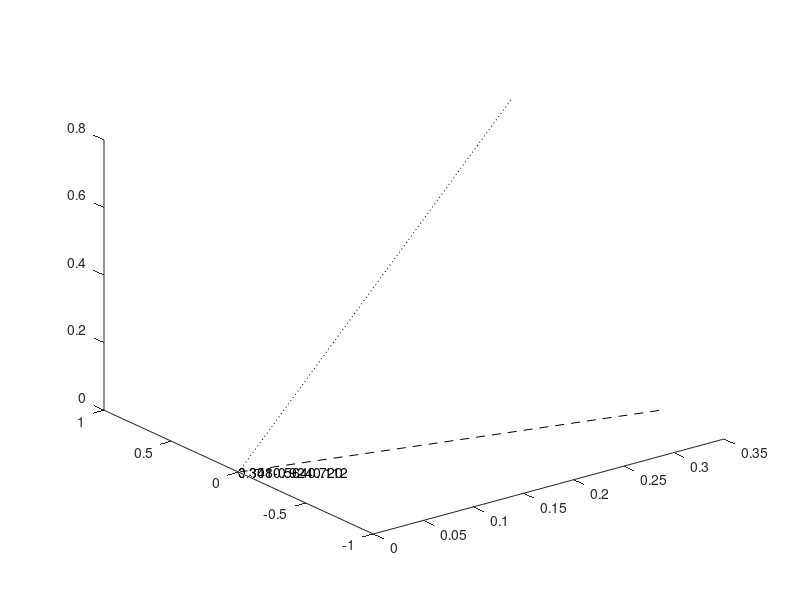

The MATLAB script that drew this image:
u=rand(3,1)*2-1;
plot3(0,0,0,'.k')
axis vis3d
axis off
% generating a random rotation matrix R
[R,Q]=qr(randn(3));
plot3([0,1],[0,0],[0,0],'r');
text(1,0,0,'x')
plot3([0,0],[0,1],[0,0],'g');
text(0,1,0,'y')
plot3([0,0],[0,0],[0,1],'b');
text(0,0,1,'z')
plot3([0,u(1,:)],[0,u(2,:)],[0,u(3,:)],'--k')
s = num2str(u','%.3f')
text(0,0,0,s)
hold on 
% generating a new rotation matrox v by multiplying R and u 
v = (R*u)
plot3([0,v(1,:)],[0,v(2,:)],[0,v(3,:)],':k')
a = num2str(v','%.3f')
text(0,0,0,a)
hold on 
